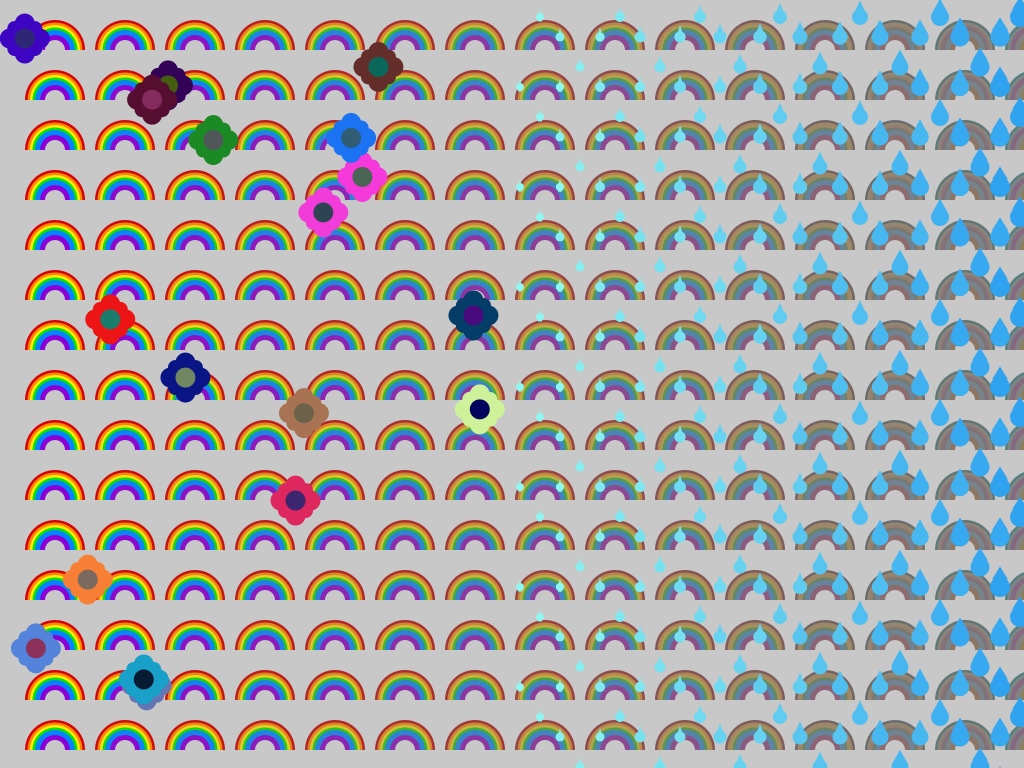
Frame 1 (no input)
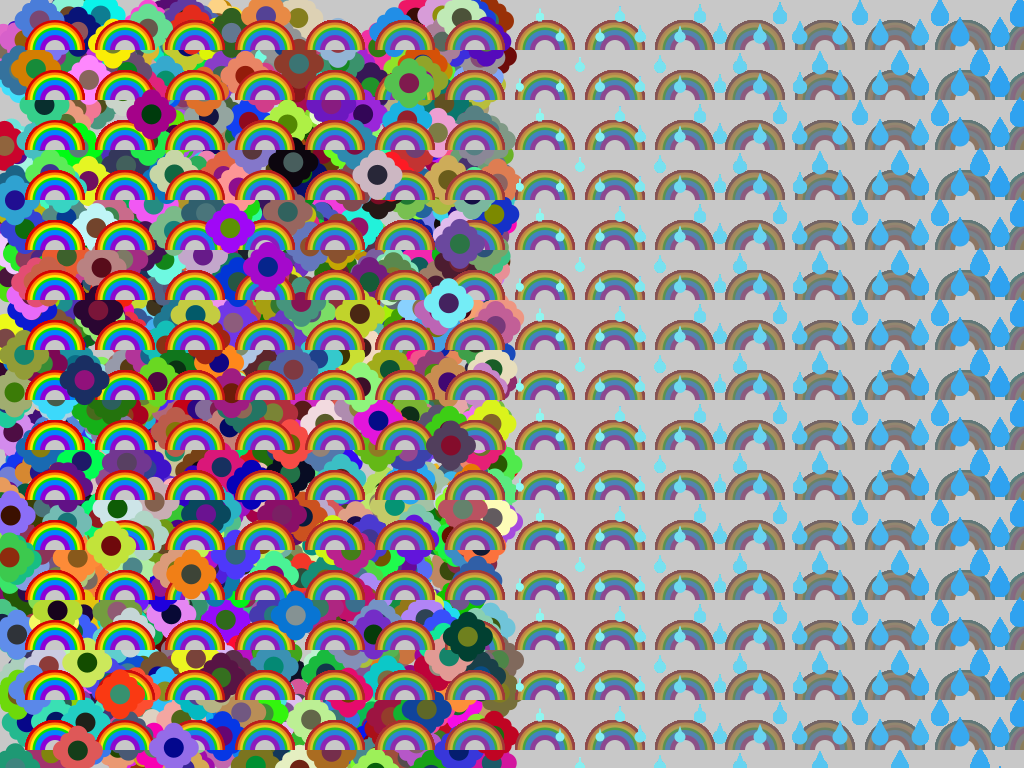
Frame 60 (the mouse pressed at the canvas centre just before this capture)
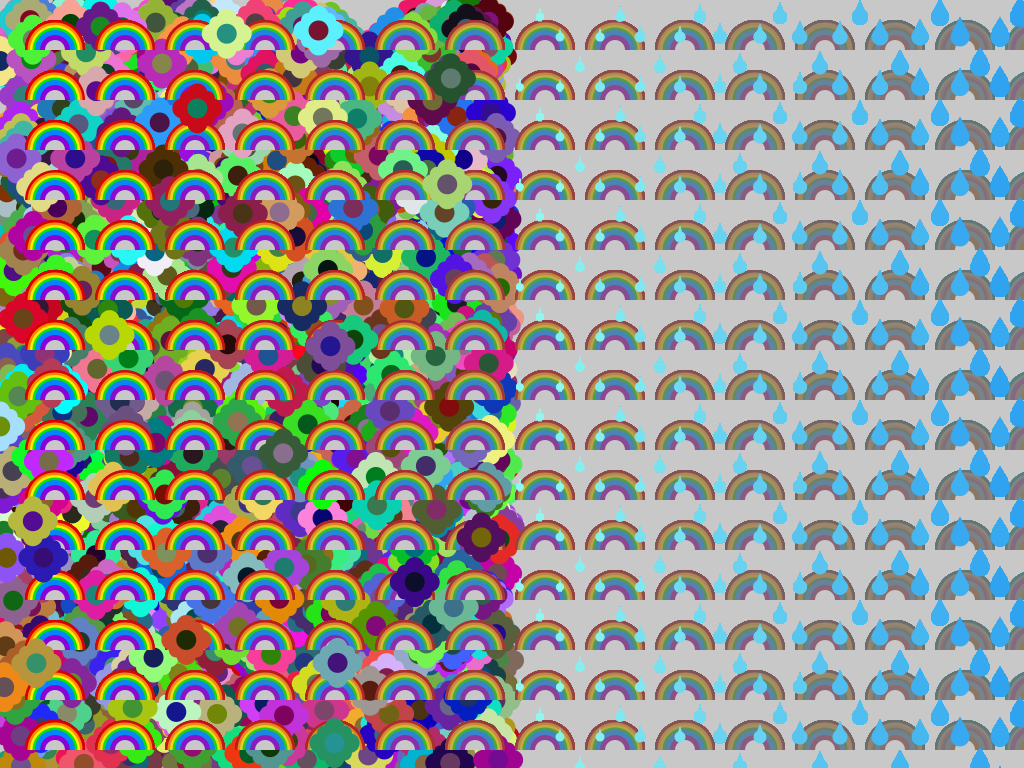
Frame 120 (the mouse held since frame 60 and released just before this capture)

The Processing sketch that drew these frames (run headless with seeded random() and noise(); from frame 60 on, the mouse is pressed at the canvas centre):

// Processing sketch: processing_37863
// ── processing_37863.pde



void setup(){
size(1024, 768);
smooth();
noStroke();
background(200, 200, 200);
int dropy = 0;
}


void draw(){
  noStroke();
smooth();
for (int x = 0; x <  17; x++) {
  int xspace = 55+ (70 * x);
  int colorchange = 9 * x;
  for (int y = 0; y < 17; y++) {
    smooth();
    int yspace = 50*y;
    fill(214 - colorchange, 2 + colorchange, 2 + colorchange);
    arc(xspace, yspace, 60, 60, PI, 2*PI);
    fill(255 - colorchange, 135, 5+ colorchange);
    arc(xspace, yspace, 55, 55, PI, 2*PI);
    fill(255 - colorchange, 235 - colorchange, 5 + colorchange);
    arc(xspace, yspace, 50, 50, PI, 2*PI);
    fill(10 + colorchange, 229 - colorchange, 0 + colorchange);
    arc(xspace, yspace, 45, 45, PI, 2*PI);
    fill(3 + colorchange, 131, 255 - colorchange);
    arc(xspace, yspace, 40, 40, PI, 2*PI);
    fill(140, 0 + colorchange, 216 - colorchange);
    arc(xspace, yspace, 30, 30, PI, 2*PI);
    fill(200, 200, 200);
    arc(xspace, yspace, 20, 20, PI, 2*PI);
  }
}

for (int h = 0; h < 17; h++) {
  for (int w = 1; w < 20; w++) {
    if (((w + h)%2) != 0) {
      float diff = 12.5 - w;
      int wid = 500 + (w * 40);
      fill(51 + (100 - (w*8)), 153 + (100 - w*7), 240);
      int hei = h * 50; 
      smooth();
      triangle(wid, hei-3 + diff, wid - 2 - (w/2), hei + 10 + diff, wid + 2 + (w/2), hei + 10 + diff);
      ellipse(wid, hei + 17, 7 + w, 7 + w);
    }
  }
}

for (int h = 0; h < 17; h++) {
  for (int w = 1; w < 20; w++) {
    if (((w + h)%2) != 0) {
      float diff = 12.5 - w;
      int wid = 520 + (w * 40);
      fill(51 + (100 - (w*8)), 153 + (100 - w*7), 240);
      int hei = h * 50 - 30; 
      smooth();
      triangle(wid, hei-3 + diff, wid - 2 - (w/2), hei + 10 + diff, wid + 2 + (w/2), hei + 10 + diff);
      ellipse(wid, hei + 17, 7 + w, 7 + w);
    }
  }
}
for (int h = 0; h < 17; h++) {
  for (int w = 1; w < 20; w++) {
    if (((w + h)%2) != 0) {
      float diff = 12.5 - w;
      int wid = 480 + (w * 40);
      fill(51 + (100 - (w*8)), 153 + (100 - w*7), 240);
      int hei = h * 50 - 30; 
      smooth();
      triangle(wid, hei-3 + diff, wid - 2 - (w/2), hei + 10 + diff, wid + 2 + (w/2), hei + 10 + diff);
      ellipse(wid, hei + 17, 7 + w, 7 + w);
    }
  }
}

for (int h = 0; h < 15; h++) {
  for (int w = 1; w < 20; w++) {
    if (((w + h)%2) != 0) {
      float diff = 12.5 - w;
      int wid = 520 + (w * 40);
      fill(51 + (100 - (w*8)), 153 + (100 - w*7), 240);
      int hei = h * 50 - 30; 
      smooth();
      triangle(wid, hei-3 + diff, wid - 2 - (w/2), hei + 10 + diff, wid + 2 + (w/2), hei + 10 + diff);
      ellipse(wid, hei + 17, 7 + w, 7 + w);
    }
  }
}

for (int i = 0; i < 18; i++){
  float x = random(0, 500);
  float y = random(0, 760);
  fill(random(255), random(255), random(255));
  ellipse(x, y, 20, 20);
  ellipse(x, y + 30, 20, 20);
  ellipse(x - 15, y + 15, 20, 20);
  ellipse(x + 15, y + 15, 20, 20);
  ellipse(x-10, y+5, 15, 15);
  ellipse(x-10, y+25, 15, 15);
  ellipse(x+10, y+5, 15, 15);
  ellipse(x+10, y+25, 15, 15);
  ellipse(x, y+15, 20, 20);
  fill(random(150), random(150), random(150));
  ellipse(x, y+15, 20, 20);
}
}
